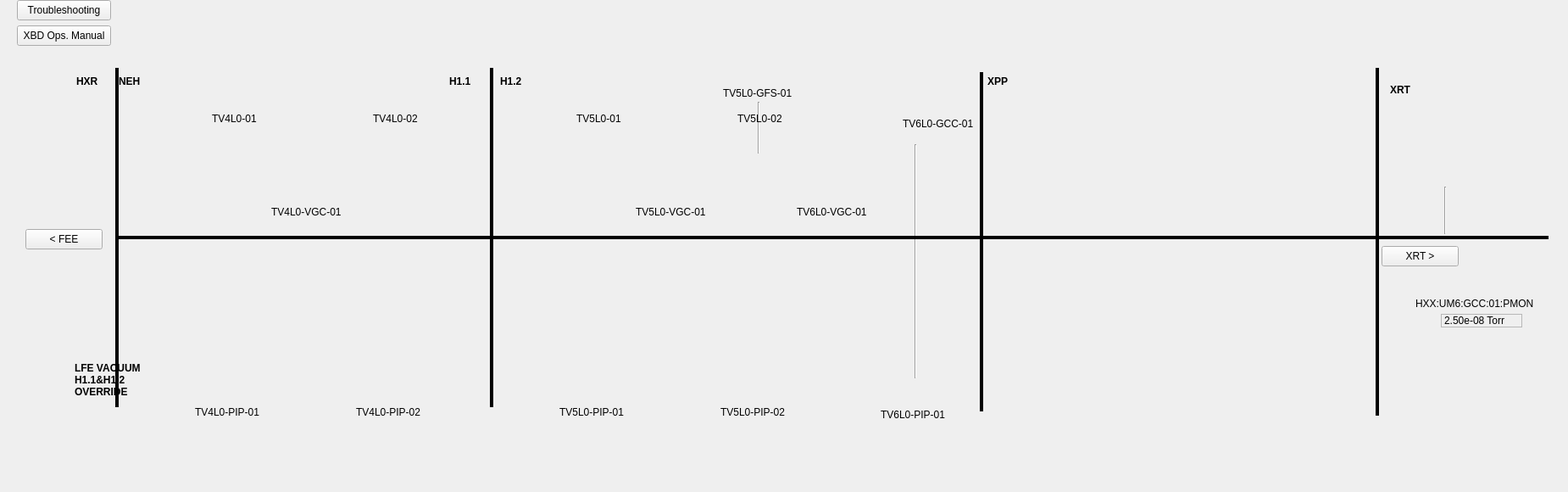
       <widget class="QWidget" name="scrollAreaWidgetContents">
        <property name="enabled">
         <bool>true</bool>
        </property>
        <property name="geometry">
         <rect>
          <x>-1212</x>
          <y>0</y>
          <width>1850</width>
          <height>580</height>
         </rect>
        </property>
        <widget class="PneumaticValve" name="TV4L0_VGC_01">
         <property name="geometry">
          <rect>
           <x>330</x>
           <y>260</y>
           <width>70</width>
           <height>130</height>
          </rect>
         </property>
         <property name="toolTip">
          <string/>
         </property>
         <property name="controlsLocation" stdset="0">
          <enum>PCDSSymbolBase::Bottom</enum>
         </property>
         <property name="channelsPrefix" stdset="0">
          <string>ca://TV4L0:VGC:01</string>
         </property>
         <property name="controlButtonHorizontal" stdset="0">
          <bool>false</bool>
         </property>
        </widget>
        <widget class="Line" name="line">
         <property name="geometry">
          <rect>
           <x>136</x>
           <y>270</y>
           <width>1691</width>
           <height>20</height>
          </rect>
         </property>
         <property name="frameShadow">
          <enum>QFrame::Plain</enum>
         </property>
         <property name="lineWidth">
          <number>4</number>
         </property>
         <property name="orientation">
          <enum>Qt::Horizontal</enum>
         </property>
        </widget>
        <widget class="Line" name="line_32">
         <property name="geometry">
          <rect>
           <x>530</x>
           <y>80</y>
           <width>100</width>
           <height>400</height>
          </rect>
         </property>
         <property name="frameShadow">
          <enum>QFrame::Plain</enum>
         </property>
         <property name="lineWidth">
          <number>4</number>
         </property>
         <property name="orientation">
          <enum>Qt::Vertical</enum>
         </property>
        </widget>
        <widget class="PyDMLabel" name="PyDMLabel_13">
         <property name="geometry">
          <rect>
           <x>530</x>
           <y>70</y>
           <width>67</width>
           <height>51</height>
          </rect>
         </property>
         <property name="font">
          <font>
           <weight>75</weight>
           <bold>true</bold>
          </font>
         </property>
         <property name="toolTip">
          <string/>
         </property>
         <property name="text">
          <string>H1.1</string>
         </property>
         <property name="textFormat">
          <enum>Qt::PlainText</enum>
         </property>
         <property name="scaledContents">
          <bool>false</bool>
         </property>
         <property name="displayFormat" stdset="0">
          <enum>PyDMLabel::Default</enum>
         </property>
        </widget>
        <widget class="PyDMLabel" name="PyDMLabel_14">
         <property name="geometry">
          <rect>
           <x>590</x>
           <y>70</y>
           <width>67</width>
           <height>51</height>
          </rect>
         </property>
         <property name="font">
          <font>
           <weight>75</weight>
           <bold>true</bold>
          </font>
         </property>
         <property name="toolTip">
          <string/>
         </property>
         <property name="text">
          <string>H1.2</string>
         </property>
         <property name="textFormat">
          <enum>Qt::PlainText</enum>
         </property>
         <property name="scaledContents">
          <bool>false</bool>
         </property>
         <property name="displayFormat" stdset="0">
          <enum>PyDMLabel::Default</enum>
         </property>
        </widget>
        <widget class="PyDMEmbeddedDisplay" name="TV4L0_01">
         <property name="geometry">
          <rect>
           <x>150</x>
           <y>100</y>
           <width>211</width>
           <height>471</height>
          </rect>
         </property>
         <property name="toolTip">
          <string/>
         </property>
         <property name="lineWidth">
          <number>0</number>
         </property>
         <property name="macros" stdset="0">
          <string>{&quot;GCC&quot;: &quot;TV4L0:GCC:01&quot; , &quot;GPI&quot;: &quot;TV4L0:GPI:01&quot; , &quot;PIP&quot;: &quot;TV4L0:PIP:01&quot; }</string>
         </property>
         <property name="filename" stdset="0">
          <string>vacuumscreens/templates/vacuum_gauge_pump_set.ui</string>
         </property>
        </widget>
        <widget class="PyDMEmbeddedDisplay" name="TV4L0_02">
         <property name="geometry">
          <rect>
           <x>340</x>
           <y>100</y>
           <width>191</width>
           <height>461</height>
          </rect>
         </property>
         <property name="toolTip">
          <string/>
         </property>
         <property name="lineWidth">
          <number>0</number>
         </property>
         <property name="macros" stdset="0">
          <string>{&quot;GCC&quot;: &quot;TV4L0:GCC:02&quot; , &quot;GPI&quot;: &quot;TV4L0:GPI:02&quot; , &quot;PIP&quot;: &quot;TV4L0:PIP:02&quot; }</string>
         </property>
         <property name="filename" stdset="0">
          <string>vacuumscreens/templates/vacuum_gauge_pump_set.ui</string>
         </property>
        </widget>
        <widget class="PyDMEmbeddedDisplay" name="TV5L0_01">
         <property name="geometry">
          <rect>
           <x>580</x>
           <y>100</y>
           <width>191</width>
           <height>471</height>
          </rect>
         </property>
         <property name="toolTip">
          <string/>
         </property>
         <property name="lineWidth">
          <number>0</number>
         </property>
         <property name="macros" stdset="0">
          <string>{&quot;GCC&quot;: &quot;TV5L0:GCC:01&quot; , &quot;GPI&quot;: &quot;TV5L0:GPI:01&quot; , &quot;PIP&quot;: &quot;TV5L0:PIP:01&quot; }</string>
         </property>
         <property name="filename" stdset="0">
          <string>vacuumscreens/templates/vacuum_gauge_pump_set.ui</string>
         </property>
        </widget>
        <widget class="PneumaticValve" name="TV5L0_VGC_01">
         <property name="geometry">
          <rect>
           <x>760</x>
           <y>260</y>
           <width>70</width>
           <height>130</height>
          </rect>
         </property>
         <property name="toolTip">
          <string/>
         </property>
         <property name="controlsLocation" stdset="0">
          <enum>PCDSSymbolBase::Bottom</enum>
         </property>
         <property name="channelsPrefix" stdset="0">
          <string>ca://TV5L0:VGC:01</string>
         </property>
         <property name="controlButtonHorizontal" stdset="0">
          <bool>false</bool>
         </property>
        </widget>
        <widget class="PyDMEmbeddedDisplay" name="TV5L0_02">
         <property name="geometry">
          <rect>
           <x>770</x>
           <y>100</y>
           <width>221</width>
           <height>471</height>
          </rect>
         </property>
         <property name="toolTip">
          <string/>
         </property>
         <property name="lineWidth">
          <number>0</number>
         </property>
         <property name="macros" stdset="0">
          <string>{&quot;GCC&quot;: &quot;TV5L0:GCC:02&quot; , &quot;GPI&quot;: &quot;TV5L0:GPI:02&quot; , &quot;PIP&quot;: &quot;TV5L0:PIP:02&quot; }</string>
         </property>
         <property name="filename" stdset="0">
          <string>vacuumscreens/templates/vacuum_gauge_pump_set.ui</string>
         </property>
        </widget>
        <widget class="PneumaticValve" name="TV6L0_VGC_1">
         <property name="geometry">
          <rect>
           <x>950</x>
           <y>260</y>
           <width>70</width>
           <height>130</height>
          </rect>
         </property>
         <property name="toolTip">
          <string/>
         </property>
         <property name="controlsLocation" stdset="0">
          <enum>PCDSSymbolBase::Bottom</enum>
         </property>
         <property name="channelsPrefix" stdset="0">
          <string>ca://TV6L0:VGC:01</string>
         </property>
         <property name="controlButtonHorizontal" stdset="0">
          <bool>false</bool>
         </property>
        </widget>
        <widget class="Line" name="line_33">
         <property name="geometry">
          <rect>
           <x>88</x>
           <y>80</y>
           <width>100</width>
           <height>400</height>
          </rect>
         </property>
         <property name="frameShadow">
          <enum>QFrame::Plain</enum>
         </property>
         <property name="lineWidth">
          <number>4</number>
         </property>
         <property name="orientation">
          <enum>Qt::Vertical</enum>
         </property>
        </widget>
        <widget class="PyDMLabel" name="PyDMLabel_15">
         <property name="geometry">
          <rect>
           <x>140</x>
           <y>70</y>
           <width>67</width>
           <height>51</height>
          </rect>
         </property>
         <property name="font">
          <font>
           <weight>75</weight>
           <bold>true</bold>
          </font>
         </property>
         <property name="toolTip">
          <string/>
         </property>
         <property name="text">
          <string>NEH</string>
         </property>
         <property name="textFormat">
          <enum>Qt::PlainText</enum>
         </property>
         <property name="scaledContents">
          <bool>false</bool>
         </property>
         <property name="displayFormat" stdset="0">
          <enum>PyDMLabel::Default</enum>
         </property>
        </widget>
        <widget class="PyDMLabel" name="PyDMLabel_16">
         <property name="geometry">
          <rect>
           <x>90</x>
           <y>70</y>
           <width>67</width>
           <height>51</height>
          </rect>
         </property>
         <property name="font">
          <font>
           <weight>75</weight>
           <bold>true</bold>
          </font>
         </property>
         <property name="toolTip">
          <string/>
         </property>
         <property name="text">
          <string>HXR</string>
         </property>
         <property name="textFormat">
          <enum>Qt::PlainText</enum>
         </property>
         <property name="scaledContents">
          <bool>false</bool>
         </property>
         <property name="displayFormat" stdset="0">
          <enum>PyDMLabel::Default</enum>
         </property>
        </widget>
        <widget class="PyDMShellCommand" name="PyDMShellCommand_FEE">
         <property name="geometry">
          <rect>
           <x>30</x>
           <y>270</y>
           <width>91</width>
           <height>24</height>
          </rect>
         </property>
         <property name="toolTip">
          <string/>
         </property>
         <property name="text">
          <string>&lt; FEE</string>
         </property>
         <property name="icon">
          <iconset theme="None">
           <normaloff>.</normaloff>.</iconset>
         </property>
         <property name="commands" stdset="0">
          <stringlist>
           <string>pydm vacuumscreens/screens/hxrVac-v2.ui</string>
          </stringlist>
         </property>
         <property name="command" stdset="0">
          <string>pydm vacuumscreens/screens/hxrVac-v2.ui</string>
         </property>
        </widget>
        <widget class="IonPump" name="TV5L0_PIP_03">
         <property name="geometry">
          <rect>
           <x>1050</x>
           <y>419</y>
           <width>60</width>
           <height>150</height>
          </rect>
         </property>
         <property name="toolTip">
          <string/>
         </property>
         <property name="channelsPrefix" stdset="0">
          <string>ca://TV6L0:PIP:01</string>
         </property>
         <property name="controlButtonHorizontal" stdset="0">
          <bool>false</bool>
         </property>
        </widget>
        <widget class="Line" name="line_2">
         <property name="geometry">
          <rect>
           <x>1075</x>
           <y>170</y>
           <width>10</width>
           <height>276</height>
          </rect>
         </property>
         <property name="orientation">
          <enum>Qt::Vertical</enum>
         </property>
        </widget>
        <widget class="ColdCathodeGauge" name="TV5L0_GFS_01">
         <property name="geometry">
          <rect>
           <x>845</x>
           <y>0</y>
           <width>100</width>
           <height>101</height>
          </rect>
         </property>
         <property name="toolTip">
          <string/>
         </property>
         <property name="controlsLocation" stdset="0">
          <enum>PCDSSymbolBase::Top</enum>
         </property>
         <property name="channelsPrefix" stdset="0">
          <string>ca://TV5L0:GFS:01</string>
         </property>
         <property name="expertOphydClass" stdset="0">
          <string>pcdsdevices.gauge.GFSPLC</string>
         </property>
         <property name="controlButtonHorizontal" stdset="0">
          <bool>true</bool>
         </property>
        </widget>
        <widget class="Line" name="line_3">
         <property name="geometry">
          <rect>
           <x>890</x>
           <y>120</y>
           <width>10</width>
           <height>61</height>
          </rect>
         </property>
         <property name="orientation">
          <enum>Qt::Vertical</enum>
         </property>
        </widget>
        <widget class="ColdCathodeGauge" name="TV5L0_GCC_03">
         <property name="geometry">
          <rect>
           <x>996</x>
           <y>110</y>
           <width>100</width>
           <height>121</height>
          </rect>
         </property>
         <property name="toolTip">
          <string/>
         </property>
         <property name="controlsLocation" stdset="0">
          <enum>PCDSSymbolBase::Left</enum>
         </property>
         <property name="channelsPrefix" stdset="0">
          <string>ca://TV6L0:GCC:01</string>
         </property>
         <property name="controlButtonHorizontal" stdset="0">
          <bool>false</bool>
         </property>
        </widget>
        <widget class="PyDMEmbeddedDisplay" name="PyDMEmbeddedDisplay_16">
         <property name="geometry">
          <rect>
           <x>140</x>
           <y>-10</y>
           <width>161</width>
           <height>100</height>
          </rect>
         </property>
         <property name="toolTip">
          <string/>
         </property>
         <property name="lineWidth">
          <number>0</number>
         </property>
         <property name="filename" stdset="0">
          <string>vacuumscreens/templates/h1h2Arrow.ui</string>
         </property>
        </widget>
        <widget class="PyDMEmbeddedDisplay" name="PyDMEmbeddedDisplay_17">
         <property name="geometry">
          <rect>
           <x>1040</x>
           <y>-10</y>
           <width>161</width>
           <height>100</height>
          </rect>
         </property>
         <property name="toolTip">
          <string/>
         </property>
         <property name="lineWidth">
          <number>0</number>
         </property>
         <property name="filename" stdset="0">
          <string>vacuumscreens/templates/h1h2Arrow.ui</string>
         </property>
        </widget>
        <widget class="QLabel" name="TV5L0_GFS_01_Label">
         <property name="geometry">
          <rect>
           <x>853</x>
           <y>100</y>
           <width>101</width>
           <height>20</height>
          </rect>
         </property>
         <property name="text">
          <string>TV5L0-GFS-01</string>
         </property>
        </widget>
        <widget class="QLabel" name="TV4L0_VGC_01_Label">
         <property name="geometry">
          <rect>
           <x>320</x>
           <y>240</y>
           <width>101</width>
           <height>20</height>
          </rect>
         </property>
         <property name="text">
          <string>TV4L0-VGC-01</string>
         </property>
        </widget>
        <widget class="QLabel" name="TV5L0_VGC_01_Label">
         <property name="geometry">
          <rect>
           <x>750</x>
           <y>240</y>
           <width>101</width>
           <height>20</height>
          </rect>
         </property>
         <property name="text">
          <string>TV5L0-VGC-01</string>
         </property>
        </widget>
        <widget class="QLabel" name="TV6L0_VGC_01_Label">
         <property name="geometry">
          <rect>
           <x>940</x>
           <y>240</y>
           <width>101</width>
           <height>20</height>
          </rect>
         </property>
         <property name="text">
          <string>TV6L0-VGC-01</string>
         </property>
        </widget>
        <widget class="QLabel" name="TV4L0_1_Label">
         <property name="geometry">
          <rect>
           <x>250</x>
           <y>130</y>
           <width>101</width>
           <height>20</height>
          </rect>
         </property>
         <property name="text">
          <string>TV4L0-01</string>
         </property>
        </widget>
        <widget class="QLabel" name="TV4L0_02_Label">
         <property name="geometry">
          <rect>
           <x>440</x>
           <y>130</y>
           <width>101</width>
           <height>20</height>
          </rect>
         </property>
         <property name="text">
          <string>TV4L0-02</string>
         </property>
        </widget>
        <widget class="QLabel" name="label_13">
         <property name="geometry">
          <rect>
           <x>680</x>
           <y>130</y>
           <width>71</width>
           <height>20</height>
          </rect>
         </property>
         <property name="text">
          <string>TV5L0-01</string>
         </property>
        </widget>
        <widget class="QLabel" name="TV5L0_02_Label">
         <property name="geometry">
          <rect>
           <x>870</x>
           <y>130</y>
           <width>71</width>
           <height>20</height>
          </rect>
         </property>
         <property name="text">
          <string>TV5L0-02</string>
         </property>
        </widget>
        <widget class="QLabel" name="label_15">
         <property name="geometry">
          <rect>
           <x>230</x>
           <y>476</y>
           <width>101</width>
           <height>20</height>
          </rect>
         </property>
         <property name="text">
          <string>TV4L0-PIP-01</string>
         </property>
        </widget>
        <widget class="QLabel" name="label_16">
         <property name="geometry">
          <rect>
           <x>420</x>
           <y>476</y>
           <width>101</width>
           <height>20</height>
          </rect>
         </property>
         <property name="text">
          <string>TV4L0-PIP-02</string>
         </property>
        </widget>
        <widget class="QLabel" name="label_17">
         <property name="geometry">
          <rect>
           <x>660</x>
           <y>476</y>
           <width>101</width>
           <height>20</height>
          </rect>
         </property>
         <property name="text">
          <string>TV5L0-PIP-01</string>
         </property>
        </widget>
        <widget class="QLabel" name="label_18">
         <property name="geometry">
          <rect>
           <x>850</x>
           <y>476</y>
           <width>101</width>
           <height>20</height>
          </rect>
         </property>
         <property name="text">
          <string>TV5L0-PIP-02</string>
         </property>
        </widget>
        <widget class="QLabel" name="label_19">
         <property name="geometry">
          <rect>
           <x>1039</x>
           <y>479</y>
           <width>101</width>
           <height>20</height>
          </rect>
         </property>
         <property name="text">
          <string>TV6L0-PIP-01</string>
         </property>
        </widget>
        <widget class="QLabel" name="label_20">
         <property name="geometry">
          <rect>
           <x>1065</x>
           <y>136</y>
           <width>101</width>
           <height>20</height>
          </rect>
         </property>
         <property name="text">
          <string>TV6L0-GCC-01</string>
         </property>
        </widget>
        <widget class="PyDMShellCommand" name="PyDMShellCommand_FEE_2">
         <property name="geometry">
          <rect>
           <x>1630</x>
           <y>290</y>
           <width>91</width>
           <height>24</height>
          </rect>
         </property>
         <property name="toolTip">
          <string/>
         </property>
         <property name="text">
          <string>XRT &gt;</string>
         </property>
         <property name="icon">
          <iconset theme="None">
           <normaloff>.</normaloff>.</iconset>
         </property>
         <property name="commands" stdset="0">
          <stringlist>
           <string>edm -x /reg/g/pcds/epics-dev/screens/edm/vacuum/current/xrt.edl</string>
          </stringlist>
         </property>
         <property name="command" stdset="0">
          <string>edm -x /reg/g/pcds/epics-dev/screens/edm/vacuum/current/xrt.edl</string>
         </property>
        </widget>
        <widget class="Line" name="line_4">
         <property name="geometry">
          <rect>
           <x>1700</x>
           <y>220</y>
           <width>10</width>
           <height>56</height>
          </rect>
         </property>
         <property name="orientation">
          <enum>Qt::Vertical</enum>
         </property>
        </widget>
        <widget class="TyphosSignalPanel" name="TyphosSignalPanel">
         <property name="geometry">
          <rect>
           <x>190</x>
           <y>315</y>
           <width>18</width>
           <height>18</height>
          </rect>
         </property>
         <property name="toolTip">
          <string/>
         </property>
        </widget>
        <widget class="QLabel" name="label_21">
         <property name="geometry">
          <rect>
           <x>1670</x>
           <y>350</y>
           <width>151</width>
           <height>16</height>
          </rect>
         </property>
         <property name="text">
          <string>HXX:UM6:GCC:01:PMON</string>
         </property>
        </widget>
        <widget class="PyDMLabel" name="PyDMLabel">
         <property name="geometry">
          <rect>
           <x>1700</x>
           <y>370</y>
           <width>96</width>
           <height>16</height>
          </rect>
         </property>
         <property name="toolTip">
          <string/>
         </property>
         <property name="frameShape">
          <enum>QFrame::StyledPanel</enum>
         </property>
         <property name="frameShadow">
          <enum>QFrame::Plain</enum>
         </property>
         <property name="text">
          <string>2.50e-08 Torr</string>
         </property>
         <property name="textFormat">
          <enum>Qt::PlainText</enum>
         </property>
         <property name="scaledContents">
          <bool>true</bool>
         </property>
         <property name="precision" stdset="0">
          <number>2</number>
         </property>
         <property name="showUnits" stdset="0">
          <bool>true</bool>
         </property>
         <property name="precisionFromPV" stdset="0">
          <bool>false</bool>
         </property>
         <property name="channel" stdset="0">
          <string>ca://HXX:UM6:GCC:01:PMON</string>
         </property>
         <property name="displayFormat" stdset="0">
          <enum>PyDMLabel::Exponential</enum>
         </property>
        </widget>
        <widget class="Line" name="line_34">
         <property name="geometry">
          <rect>
           <x>1153</x>
           <y>85</y>
           <width>10</width>
           <height>400</height>
          </rect>
         </property>
         <property name="frameShadow">
          <enum>QFrame::Plain</enum>
         </property>
         <property name="lineWidth">
          <number>4</number>
         </property>
         <property name="orientation">
          <enum>Qt::Vertical</enum>
         </property>
        </widget>
        <widget class="PyDMLabel" name="PyDMLabel_17">
         <property name="geometry">
          <rect>
           <x>1165</x>
           <y>70</y>
           <width>67</width>
           <height>51</height>
          </rect>
         </property>
         <property name="font">
          <font>
           <weight>75</weight>
           <bold>true</bold>
          </font>
         </property>
         <property name="toolTip">
          <string/>
         </property>
         <property name="text">
          <string>XPP</string>
         </property>
         <property name="textFormat">
          <enum>Qt::PlainText</enum>
         </property>
         <property name="scaledContents">
          <bool>false</bool>
         </property>
         <property name="displayFormat" stdset="0">
          <enum>PyDMLabel::Default</enum>
         </property>
        </widget>
        <widget class="PyDMLabel" name="PyDMLabel_2">
         <property name="geometry">
          <rect>
           <x>88</x>
           <y>420</y>
           <width>100</width>
           <height>56</height>
          </rect>
         </property>
         <property name="font">
          <font>
           <weight>75</weight>
           <bold>true</bold>
          </font>
         </property>
         <property name="toolTip">
          <string/>
         </property>
         <property name="autoFillBackground">
          <bool>false</bool>
         </property>
         <property name="text">
          <string>LFE VACUUM H1.1&amp;H1.2 OVERRIDE</string>
         </property>
         <property name="wordWrap">
          <bool>true</bool>
         </property>
        </widget>
        <widget class="PyDMEnumButton" name="PyDMEnumButton">
         <property name="geometry">
          <rect>
           <x>90</x>
           <y>475</y>
           <width>98</width>
           <height>100</height>
          </rect>
         </property>
         <property name="toolTip">
          <string/>
         </property>
         <property name="channel" stdset="0">
          <string>ca://PLC:LFE:VAC:H1_1H1_2:OVRDON</string>
         </property>
        </widget>
        <widget class="PyDMShellCommand" name="H1Button_6">
         <property name="geometry">
          <rect>
           <x>20</x>
           <y>30</y>
           <width>111</width>
           <height>24</height>
          </rect>
         </property>
         <property name="toolTip">
          <string/>
         </property>
         <property name="text">
          <string notr="true">XBD Ops. Manual</string>
         </property>
         <property name="icon">
          <iconset theme="None">
           <normaloff>../../../../../../../../../../../neh/home/adpai/.designer/backup</normaloff>../../../../../../../../../../../neh/home/adpai/.designer/backup</iconset>
         </property>
         <property name="commands" stdset="0">
          <stringlist>
           <string>firefox https://confluence.slac.stanford.edu/display/XBD/Training+Curriculum+Plan#TrainingCurriculumPlan-OperatingManual</string>
          </stringlist>
         </property>
         <property name="command" stdset="0">
          <string>firefox https://confluence.slac.stanford.edu/display/XBD/Training+Curriculum+Plan#TrainingCurriculumPlan-OperatingManual</string>
         </property>
        </widget>
        <widget class="PyDMShellCommand" name="H1Button_8">
         <property name="geometry">
          <rect>
           <x>20</x>
           <y>0</y>
           <width>111</width>
           <height>24</height>
          </rect>
         </property>
         <property name="toolTip">
          <string/>
         </property>
         <property name="text">
          <string notr="true">Troubleshooting</string>
         </property>
         <property name="icon">
          <iconset theme="None">
           <normaloff>../../../../../../../../../../../neh/home/adpai/.designer/backup</normaloff>../../../../../../../../../../../neh/home/adpai/.designer/backup</iconset>
         </property>
         <property name="commands" stdset="0">
          <stringlist>
           <string>firefox https://confluence.slac.stanford.edu/pages/viewpage.action?pageId=286167132</string>
          </stringlist>
         </property>
         <property name="command" stdset="0">
          <string>firefox https://confluence.slac.stanford.edu/pages/viewpage.action?pageId=286167132</string>
         </property>
        </widget>
        <widget class="Line" name="line_35">
         <property name="geometry">
          <rect>
           <x>1620</x>
           <y>80</y>
           <width>10</width>
           <height>410</height>
          </rect>
         </property>
         <property name="frameShadow">
          <enum>QFrame::Plain</enum>
         </property>
         <property name="lineWidth">
          <number>4</number>
         </property>
         <property name="orientation">
          <enum>Qt::Vertical</enum>
         </property>
        </widget>
        <widget class="PyDMLabel" name="PyDMLabel_18">
         <property name="geometry">
          <rect>
           <x>1640</x>
           <y>80</y>
           <width>67</width>
           <height>51</height>
          </rect>
         </property>
         <property name="font">
          <font>
           <weight>75</weight>
           <bold>true</bold>
          </font>
         </property>
         <property name="toolTip">
          <string/>
         </property>
         <property name="text">
          <string>XRT</string>
         </property>
         <property name="textFormat">
          <enum>Qt::PlainText</enum>
         </property>
         <property name="scaledContents">
          <bool>false</bool>
         </property>
         <property name="displayFormat" stdset="0">
          <enum>PyDMLabel::Default</enum>
         </property>
        </widget>
        <widget class="PyDMEmbeddedDisplay" name="TV4L0_3">
         <property name="geometry">
          <rect>
           <x>1380</x>
           <y>100</y>
           <width>191</width>
           <height>461</height>
          </rect>
         </property>
         <property name="toolTip">
          <string/>
         </property>
         <property name="lineWidth">
          <number>0</number>
         </property>
         <property name="macros" stdset="0">
          <string>{&quot;GCC&quot;: &quot;TV8L0:GCC:01&quot; , &quot;GPI&quot;: &quot;TV8L0:GPI:01&quot; , &quot;PIP&quot;: &quot;TV8L0:PIP:01&quot; }</string>
         </property>
         <property name="filename" stdset="0">
          <string>vacuumscreens/templates/vacuum_gauge_pump_set.ui</string>
         </property>
        </widget>
        <widget class="PyDMEmbeddedDisplay" name="TV4L0_4">
         <property name="geometry">
          <rect>
           <x>1190</x>
           <y>100</y>
           <width>191</width>
           <height>461</height>
          </rect>
         </property>
         <property name="toolTip">
          <string/>
         </property>
         <property name="lineWidth">
          <number>0</number>
         </property>
         <property name="macros" stdset="0">
          <string>{&quot;GCC&quot;: &quot;SP1L2:LODCM:GCC:01&quot; , &quot;GPI&quot;: &quot;SP1L2:LODCM:GPI:01&quot; , &quot;PIP&quot;: &quot;TV7L0:PIP:01&quot; }</string>
         </property>
         <property name="filename" stdset="0">
          <string>vacuumscreens/templates/vacuum_gauge_pump_set.ui</string>
         </property>
        </widget>
        <widget class="PneumaticValve" name="TV6L0_VGC_2">
         <property name="geometry">
          <rect>
           <x>1560</x>
           <y>232</y>
           <width>71</width>
           <height>141</height>
          </rect>
         </property>
         <property name="toolTip">
          <string/>
         </property>
         <property name="controlsLocation" stdset="0">
          <enum>PCDSSymbolBase::Bottom</enum>
         </property>
         <property name="channelsPrefix" stdset="0">
          <string>ca://TV8L0:VGC:01</string>
         </property>
         <property name="controlButtonHorizontal" stdset="0">
          <bool>false</bool>
         </property>
         <property name="showName" stdset="0">
          <bool>true</bool>
         </property>
         <property name="fontSize" stdset="0">
          <number>12</number>
         </property>
        </widget>
        <widget class="ColdCathodeGauge" name="ColdCathodeGauge">
         <property name="geometry">
          <rect>
           <x>1640</x>
           <y>130</y>
           <width>121</width>
           <height>99</height>
          </rect>
         </property>
         <property name="toolTip">
          <string/>
         </property>
         <property name="channelsPrefix" stdset="0">
          <string>ca://TV8L0:UM6:GCC:01</string>
         </property>
         <property name="controlButtonHorizontal" stdset="0">
          <bool>true</bool>
         </property>
        </widget>
        <zorder>TV5L0_02</zorder>
        <zorder>TV4L0_01</zorder>
        <zorder>TV4L0_02</zorder>
        <zorder>TV5L0_01</zorder>
        <zorder>line_3</zorder>
        <zorder>line_2</zorder>
        <zorder>line</zorder>
        <zorder>line_32</zorder>
        <zorder>TV4L0_VGC_01</zorder>
        <zorder>PyDMLabel_13</zorder>
        <zorder>PyDMLabel_14</zorder>
        <zorder>TV5L0_VGC_01</zorder>
        <zorder>TV6L0_VGC_1</zorder>
        <zorder>line_33</zorder>
        <zorder>PyDMLabel_15</zorder>
        <zorder>PyDMLabel_16</zorder>
        <zorder>PyDMShellCommand_FEE</zorder>
        <zorder>TV5L0_PIP_03</zorder>
        <zorder>TV5L0_GFS_01</zorder>
        <zorder>TV5L0_GCC_03</zorder>
        <zorder>PyDMEmbeddedDisplay_16</zorder>
        <zorder>PyDMEmbeddedDisplay_17</zorder>
        <zorder>TV5L0_GFS_01_Label</zorder>
        <zorder>TV4L0_VGC_01_Label</zorder>
        <zorder>TV5L0_VGC_01_Label</zorder>
        <zorder>TV6L0_VGC_01_Label</zorder>
        <zorder>TV4L0_1_Label</zorder>
        <zorder>TV4L0_02_Label</zorder>
        <zorder>label_13</zorder>
        <zorder>TV5L0_02_Label</zorder>
        <zorder>label_15</zorder>
        <zorder>label_16</zorder>
        <zorder>label_17</zorder>
        <zorder>label_18</zorder>
        <zorder>label_19</zorder>
        <zorder>label_20</zorder>
        <zorder>PyDMShellCommand_FEE_2</zorder>
        <zorder>line_4</zorder>
        <zorder>TyphosSignalPanel</zorder>
        <zorder>label_21</zorder>
        <zorder>PyDMLabel</zorder>
        <zorder>line_34</zorder>
        <zorder>PyDMLabel_17</zorder>
        <zorder>PyDMLabel_2</zorder>
        <zorder>PyDMEnumButton</zorder>
        <zorder>H1Button_6</zorder>
        <zorder>H1Button_8</zorder>
        <zorder>line_35</zorder>
        <zorder>PyDMLabel_18</zorder>
        <zorder>TV4L0_3</zorder>
        <zorder>TV4L0_4</zorder>
        <zorder>TV6L0_VGC_2</zorder>
        <zorder>ColdCathodeGauge</zorder>
       </widget>
